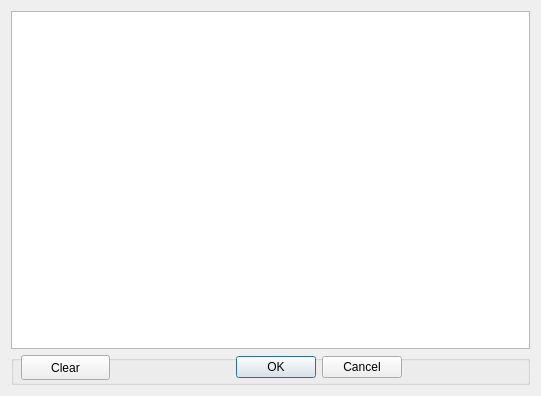
<?xml version="1.0" encoding="UTF-8"?>
<ui version="4.0">
 <class>Dialog_memo</class>
 <widget class="QDialog" name="Dialog_memo">
  <property name="geometry">
   <rect>
    <x>0</x>
    <y>0</y>
    <width>541</width>
    <height>396</height>
   </rect>
  </property>
  <property name="windowTitle">
   <string>Memo</string>
  </property>
  <layout class="QGridLayout" name="gridLayout">
   <item row="0" column="0">
    <widget class="QTextEdit" name="textEdit"/>
   </item>
   <item row="1" column="0">
    <widget class="QGroupBox" name="groupBox">
     <property name="minimumSize">
      <size>
       <width>0</width>
       <height>30</height>
      </size>
     </property>
     <property name="maximumSize">
      <size>
       <width>16777215</width>
       <height>30</height>
      </size>
     </property>
     <property name="title">
      <string/>
     </property>
     <widget class="QDialogButtonBox" name="buttonBox">
      <property name="geometry">
       <rect>
        <x>170</x>
        <y>0</y>
        <width>221</width>
        <height>25</height>
       </rect>
      </property>
      <property name="orientation">
       <enum>Qt::Horizontal</enum>
      </property>
      <property name="standardButtons">
       <set>QDialogButtonBox::Cancel|QDialogButtonBox::Ok</set>
      </property>
     </widget>
     <widget class="QPushButton" name="pushButton_clear">
      <property name="geometry">
       <rect>
        <x>10</x>
        <y>0</y>
        <width>89</width>
        <height>25</height>
       </rect>
      </property>
      <property name="text">
       <string>Clear</string>
      </property>
     </widget>
    </widget>
   </item>
  </layout>
 </widget>
 <resources/>
 <connections>
  <connection>
   <sender>buttonBox</sender>
   <signal>accepted()</signal>
   <receiver>Dialog_memo</receiver>
   <slot>accept()</slot>
   <hints>
    <hint type="sourcelabel">
     <x>248</x>
     <y>254</y>
    </hint>
    <hint type="destinationlabel">
     <x>157</x>
     <y>274</y>
    </hint>
   </hints>
  </connection>
  <connection>
   <sender>buttonBox</sender>
   <signal>rejected()</signal>
   <receiver>Dialog_memo</receiver>
   <slot>reject()</slot>
   <hints>
    <hint type="sourcelabel">
     <x>316</x>
     <y>260</y>
    </hint>
    <hint type="destinationlabel">
     <x>286</x>
     <y>274</y>
    </hint>
   </hints>
  </connection>
 </connections>
</ui>
